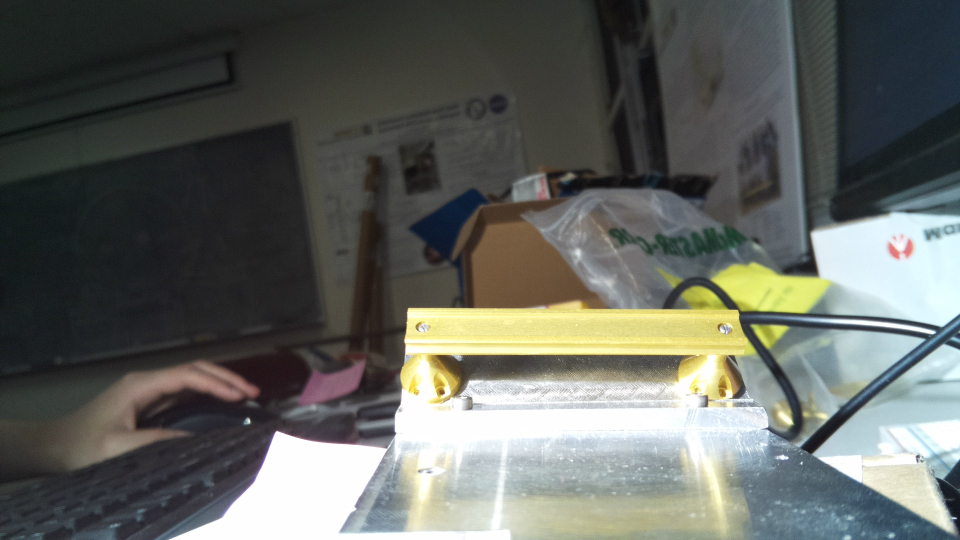
#> input picture ExtractionScripts/handrail_single_real.jpg, 1920 x 1080 px (shown at 1/2 size)
$ python truthBGR.py
#> lines starting #> are read from the running program, lines starting #| are printed output that depends on the picture; after the words box and inside, x2 and y2 are one past the last pixel; in counts of white or black regions, pixels touching at a corner belong together
""" Extract BGR pixel vlaues of Handrail

Extracts BGR values of pixels covering the handrail the for determining lighting environment

Author(s): Billy Orion Mazotti

Last Edited: 2/15/22

"""

import json
import cv2
import numpy as np

def truthBGR(image_directory):
  """ Extracts BGR values of pixels covering the handrail  the for determining
      lighting environment

      Input: in-flight captured image, truthBGR_xy_coor.json
      Output: clear outputData.json and write (to outputData.json) BGR values
              for known pixel locations (locations are determined
              post-integration/pre-handoff and stored in truthBGR_xy_coor.json);
              write output to outputData.json
  """
#> called with image_directory = 'handrail_single_real.jpg'
  with open("truthBGR_xy_coor.json", 'r') as f:
#> (reads ExtractionScripts/truthBGR_xy_coor.json from the repository)
    pix_xy = json.load(f)

  pix_BGR = []
  orig_img = cv2.imread(image_directory)
#> orig_img is the input picture: shape (1080, 1920, 3); mean B, G, R 95.3, 100.5, 97.7

  pix_xy = np.array(pix_xy, dtype=int)
  pix_xy = np.ndarray.tolist(pix_xy)
  for i in range(len(pix_xy)):
    x_BGR, y_BGR = int(pix_xy[i][0]),int(pix_xy[i][1])
    B,G,R = orig_img[y_BGR,x_BGR]
    pix_BGR.append([B,G,R])
#> this loop made 277 passes
#> (B, G, R) on passes 1 to 3: (45, 50, 48), (45, 50, 49), (44, 50, 49)
#> after the loop, pix_BGR = 277 items, first 6: [45, 50, 48], [45, 50, 49], [44, 50, 49], [49, 54, 53], [47, 53, 52], [53, 58, 59]

  with open("outputData.json", "w") as outfile:
    outfile.write(str(pix_BGR))

  pass


# ### INPUT VARIABLES FOR TESTING ###
def Dot2Rect(x,y):
    """
    Find pixel points around a coordinate of interest
    for visualizing pixel placement in image
    Input: coordinates of interst
    Output: min and max x,y to define rectangle"""
    d = 5
    x_min = int(x-d)
    y_min = int(y-d)
    x_max = int(x+d)
    y_max = int(y+d)

    return x_min, y_min,x_max,y_max

image_directory = "handrail_single_real.jpg"            #.# caputred image
truthBGR(image_directory)
img_captured = cv2.imread(image_directory)
DATA_GRAYSCALE = True


if DATA_GRAYSCALE:
  img_captured = cv2.cvtColor(img_captured, cv2.COLOR_BGR2GRAY)
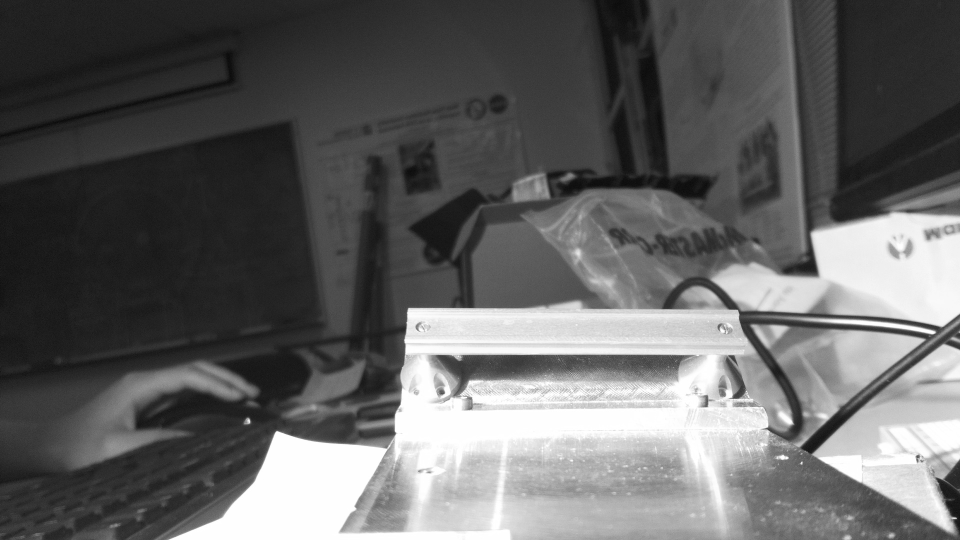
#> img_captured: shape (1080, 1920) (shown at 1/2 size); min 5, max 255, mean 99.1
  h, w = img_captured.shape
#> h = 1080; w = 1920
else:
  h, w, channels = img_captured.shape
print(h,w)
#| 1080 1920

with open("truthBGR_xy_coor.json", 'r') as f:
  pix_xy = json.load(f)

pix_xy = np.array(pix_xy, dtype=int)
pix_xy = np.ndarray.tolist(pix_xy)

print(pix_xy)

img_visual = np.zeros((h,w,3), dtype=np.uint8)
for [x,y] in pix_xy:
  if DATA_GRAYSCALE:
    G = img_captured[y, x]
    color = (G)
    img_visual[y,x]= [G]
    print(G)
  else:
    B,G,R = img_captured[y, x]
    color = (B,G,R)
    img_visual[y,x]=[B, G, R]
    print(B,G,R)

  x_c_min,y_c_min,x_c_max,y_c_max = Dot2Rect(x,y)

  if DATA_GRAYSCALE:
    img_visual = cv2.rectangle(img_visual, (x_c_min,y_c_min),(x_c_max,y_c_max), (int(G),int(G),int(G)),-1)
  else:
    img_visual = cv2.rectangle(img_visual, (x_c_min,y_c_min),(x_c_max,y_c_max), (int(B),int(G),int(R)),-1)
#> this loop made 277 passes
#> (G, color) on passes 1 to 12: (49, 49), (49, 49), (49, 49), (53, 53), (52, 52), (58, 58), (57, 57), (63, 63), (58, 58), (58, 58), (64, 64), (60, 60)
#> G on pass 100: 106
#| 49
#| 49
#| 49
#| 53
#| 52
#| 58
#| 57
#| 63
#> (further printed lines are left out)
#> pass 1, `img_visual = cv2.rectangle(img_visual, (x_c_min,y_c_min),(x_c_max,y_c_..`:
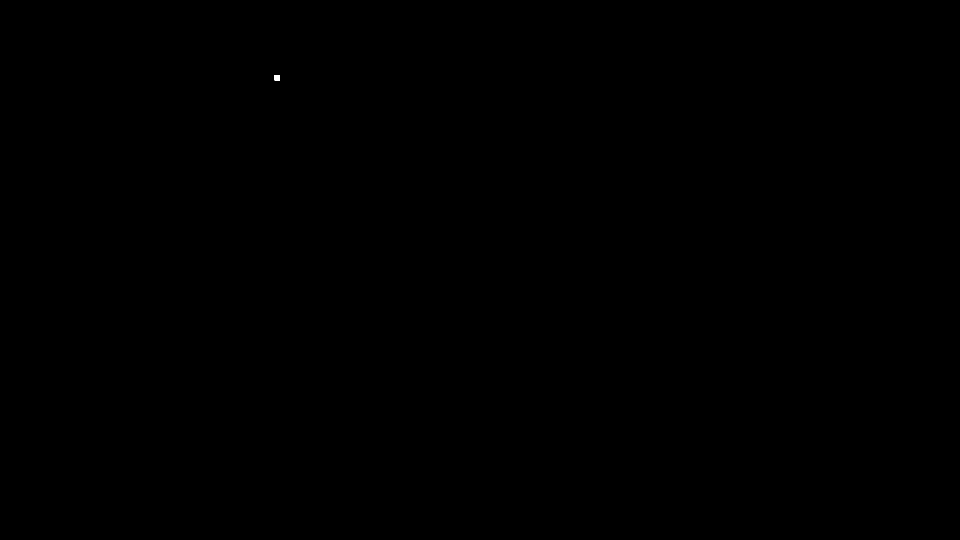
#> img_visual: shape (1080, 1920, 3) (shown at 1/2 size); values 0 (black) and 49 (white), 0.01% white; 1 white region, box (x1, y1, x2, y2) and area: (549, 150, 560, 161) 121
#> after the loop:
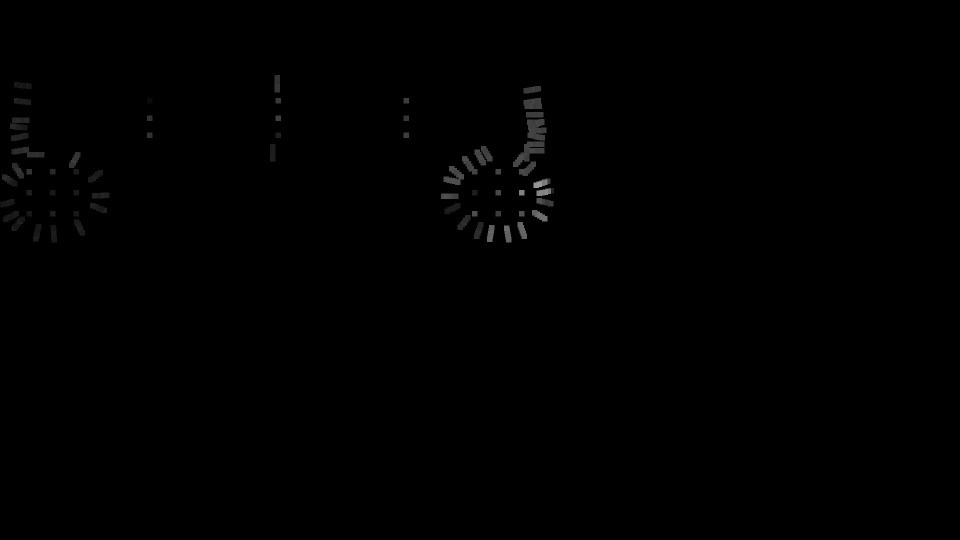
#> img_visual: shape (1080, 1920, 3) (shown at 1/2 size); min 0, max 152, mean 0.6

print(len(pix_xy))

# [6 lines of commented-out code are left out]
cv2.imwrite("handrail_DOWNLINK_VISUAL.jpg", img_visual)
